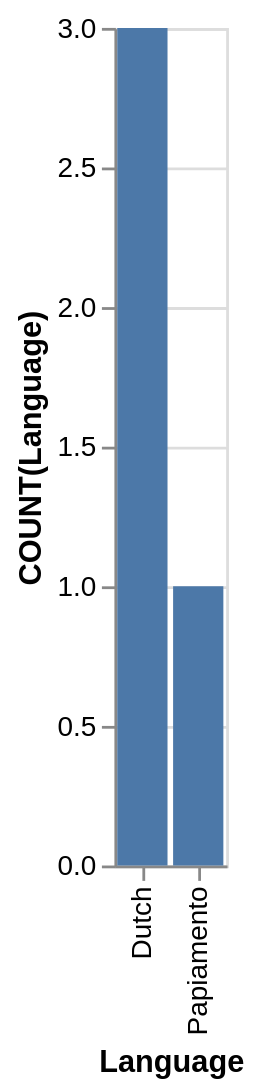

Describe this chart as a Vega-Lite specification.
### Vega-Lite specification from a JSON file in a GitHub repository (floating-point values rounded to 4 significant figures)
{"data": {"values": [{"x_data": "Dutch", "y_data": 3}, {"x_data": "Papiamento", "y_data": 1}]}, "mark": "bar", "encoding": {"x": {"field": "x_data", "type": "nominal", "title": "Language", "sort": {"op": "sum", "field": "y_data", "order": "descending"}}, "y": {"field": "y_data", "type": "quantitative", "title": "COUNT(Language)"}}}
